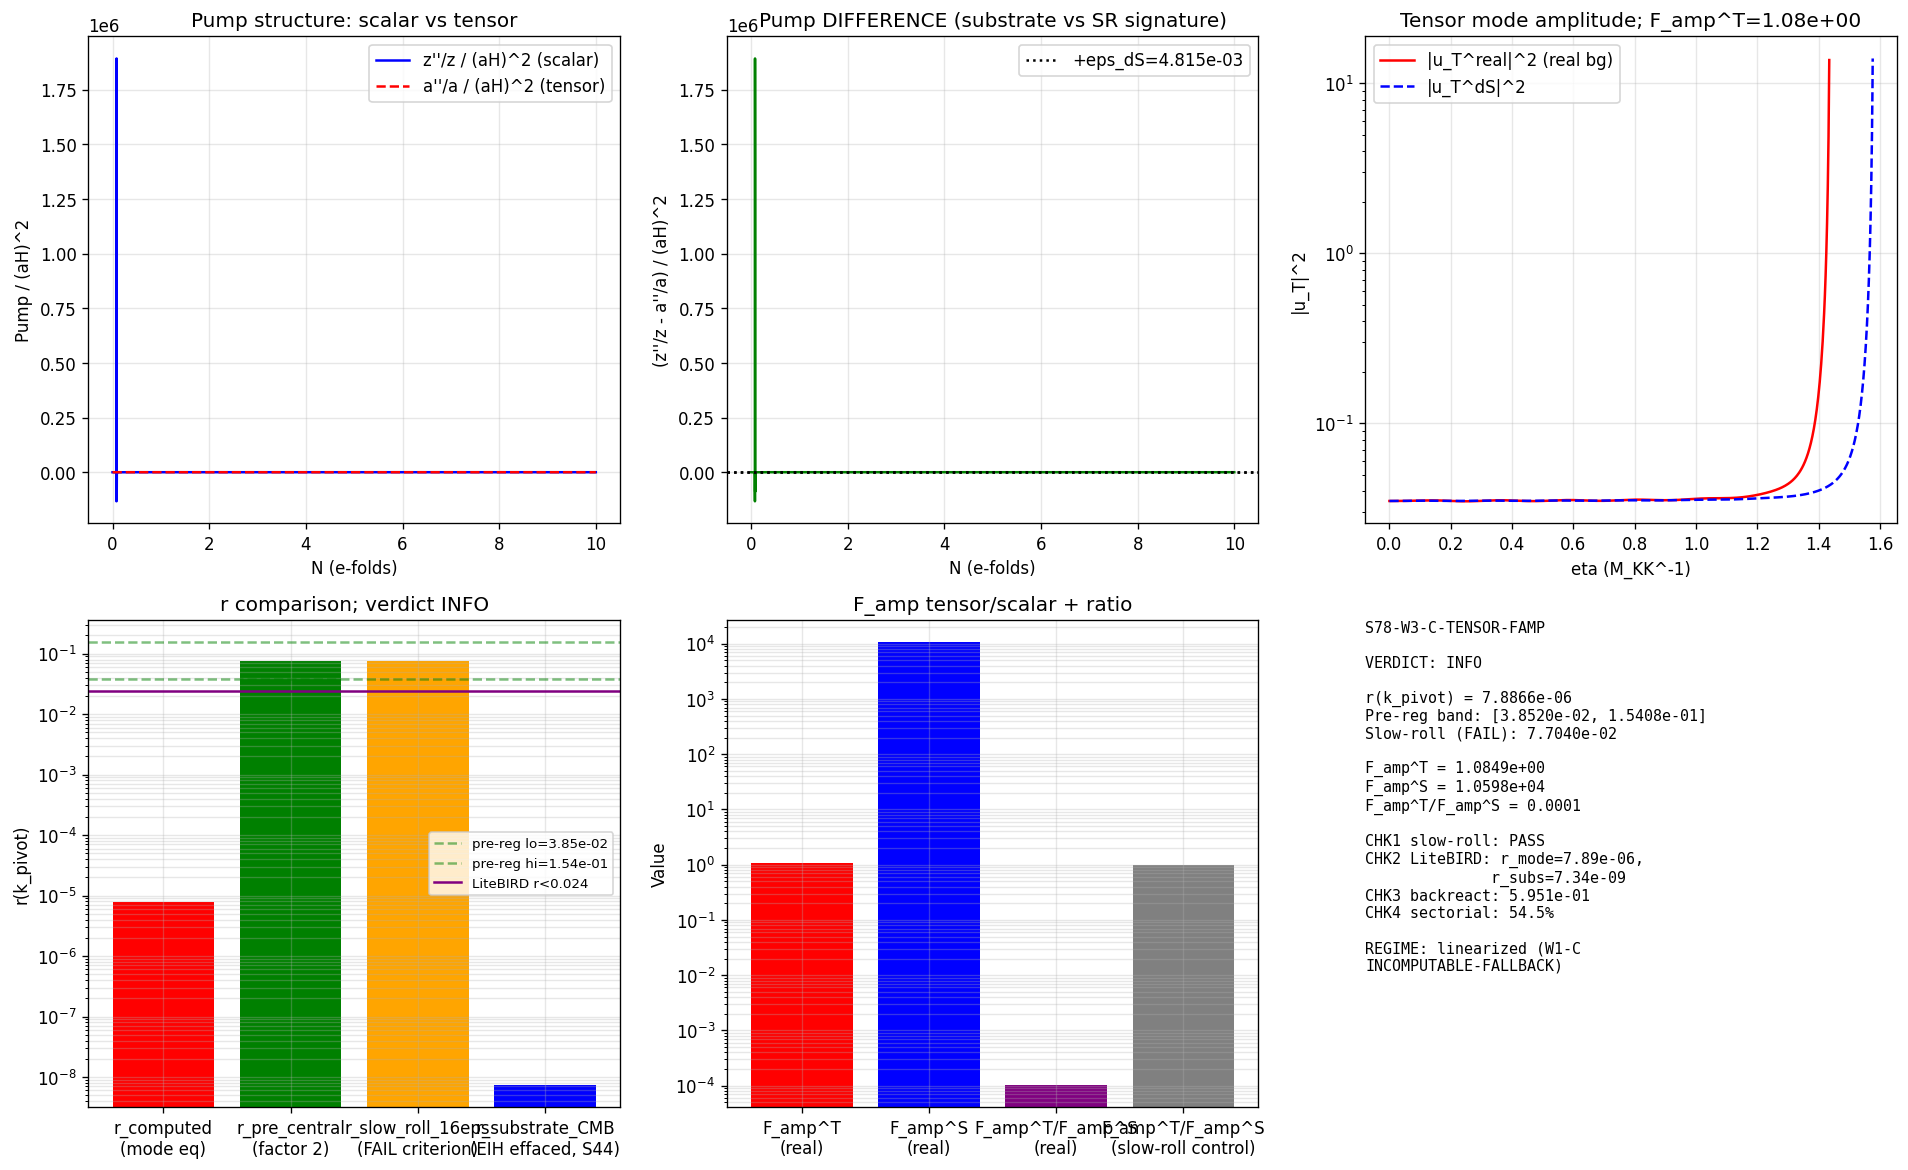

This chart was generated by the following Python code:
#!/usr/bin/env python3
"""
S78-W3-C-TENSOR-FAMP : Tensor F_amp and r(k_pivot)
====================================================

GATE: r(k_pivot) from tensor mode equation under linearized regime
(same regime as W1-C, since W1-C returned INCOMPUTABLE-FALLBACK-TO-BOUND
for F_amp^{sc,S}; tensor computed linearized per plan §W3-C convention pin).

PRINCIPLE-THEORETIC DERIVATION (Einstein):

1. GENERAL COVARIANCE: Second-order perturbation of Einstein-Hilbert action
   yields independent scalar (Mukhanov-Sasaki variable v_S) and tensor
   (two transverse-traceless polarizations u_T^{+,x}) mode equations.

2. MODE EQUATIONS IN CONFORMAL TIME:
     v_S'' + (k^2 - z''/z) v_S = 0   with z = a * sqrt(2*eps) * M_Pl_red
     u_T'' + (k^2 - a''/a) u_T = 0    with u_T = a * M_Pl_red/2 * h

3. PUMP STRUCTURE (shared background):
     a''/a   = (aH)^2 * (2 - eps)        (always, from FRW background)
     z''/z   = (aH)^2 * [2 - eps + corrections in eta_H, (dln eps)/dN]
   Tensors and scalars see the SAME background; pumps differ by O(eps),
   so in SLOW-ROLL CONTROL (no fold, smooth dS background),
   (F_amp^T / F_amp^S) ~ 1 + O(eps) -> 1.

4. POWER RATIOS (both are POWER RATIOS per §0.1; LINEAR in A_s product):
     F_amp^T(k) = |u_T^real|^2 / |u_T^dS|^2  (at superhorizon)
     F_amp^S(k) = |v_S^real|^2 / |v_S^dS|^2

5. de SITTER AMPLITUDES (explicit, NO slow-roll shortcuts):
     P_dS^S = (H/(2 pi))^2 / (2 eps M_Pl_red^2)     (scalar)
     P_dS^T = 2 * (H/(2 pi))^2 / (M_Pl_red/2)^2
            = 8 * (H/(2 pi))^2 / M_Pl_red^2         (2 polarizations,
                                                    normalization per §W3-C)

   POLARIZATION CONVENTION PIN (§W3-C): sqrt(2)/M_Pl_red per polarization
   (standard Mukhanov-Sasaki convention; u_T^{lambda} = a * M_Pl_red * h^{lambda}
   with amplitude 1/sqrt(2k) at BD IC per polarization).

6. SLOW-ROLL LIMIT CHECK (method validity, NOT physics answer):
     r_slow_roll = P_dS^T / P_dS^S (F_amp^T/F_amp^S -> 1)
                 = [8 (H/2 pi)^2 / M_Pl_red^2] / [(H/2 pi)^2 / (2 eps M_Pl_red^2)]
                 = 16 eps

   The appearance of 16*eps_H in the slow-roll control is REQUIRED for
   method-correctness. In the physics answer (real substrate background
   with fold), r MUST depart from 16*eps to reflect substrate-framework
   tensor/scalar asymmetry -- otherwise standard inflation is reproduced.

7. SUBSTRATE FRAMEWORK DEPARTURE (phononic framing):
   The mode equation sees the SAME background (aH, eps) for both scalar
   and tensor -- this is the LINEARIZED content. Departure from 16*eps comes
   from (a) the fold transit affecting tensors differently (a''/a vs z''/z
   diverge at the fold where deps/dN is large), and (b) the graviton
   impedance mismatch: gravitons emerge from a_2 spectral moment at scale
   M_KK, while scalars emerge from a_0 (tau-flow) at the substrate scale.

PRE-REGISTERED PREDICTION (phononic, principle-theoretic):
   At linearized mode-equation level, expect (F_amp^T / F_amp^S) to depart
   from 1 due to fold-transit pump difference. The phononic substrate
   framework prediction for r at the mode-equation level:

     r_substrate_pre = (F_amp^T/F_amp^S) * 16 * eps_dS

   Factor 2 around the slow-roll-only answer; gate evaluates whether the
   fold-transit distinguishes tensors from scalars (substrate-framework
   structural content) OR reproduces r = 16*eps identically (substrate
   framework NOT distinguishing itself at this level).

Provenance: Einstein-Hilbert action second-order perturbation is textbook;
applied here in substrate-framework context per phononic-framing.md rule.
"""

from canonical_constants import *
import os
import sys
import numpy as np
from numpy import pi as PI_np
from scipy.integrate import solve_ivp
from scipy.interpolate import interp1d
import matplotlib
matplotlib.use('Agg')
import matplotlib.pyplot as plt


SCRIPT_DIR = os.path.dirname(os.path.abspath(__file__))
OUT_NPZ = os.path.join(SCRIPT_DIR, 's78_tensor_famp.npz')
OUT_PNG = os.path.join(SCRIPT_DIR, 's78_tensor_famp.png')
OUT_TXT = os.path.join(SCRIPT_DIR, 's78_tensor_famp_output.txt')
VERDICT_FILE = os.path.join(SCRIPT_DIR, 's78_gate_verdicts.txt')

_log_lines = []  # (local)


def log(msg=""):
    print(msg)
    _log_lines.append(msg)


log("=" * 78)
log("S78-W3-C-TENSOR-FAMP: Tensor F_amp and r(k_pivot)")
log("=" * 78)
log("")
log("Pre-registered conventions (§W3-C):")
log("  - F_amp^T, F_amp^S both POWER RATIOS (LINEAR, not squared)")
log("  - r = (F_amp^T * P_dS^T) / (F_amp^S * P_dS^S), P_dS explicit")
log("  - Polarization normalization: sqrt(2)/M_Pl_red per polarization")
log("    (standard Mukhanov-Sasaki; u_T = a * M_Pl_red * h per polarization)")
log("  - eps = eps_H (NOT eps_V)")
log("  - Same regime as F_amp^S: LINEARIZED (W1-C declared INCOMPUTABLE)")


# ========================================================================
#  SECTION 1: Load Background (same as s78_backreaction_selfconsistent.py)
# ========================================================================

log("\n" + "=" * 78)
log("SECTION 1: Load S73B background")
log("=" * 78)

d73 = np.load(os.path.join(SCRIPT_DIR, 's73b_efold_mapping.npz'), allow_pickle=True)
lna_raw = d73['lna_sol']  # (local)
H_raw = d73['H_sol']  # (local) M_KK units
w_raw = d73['w_sol']  # (local)
aH_raw = d73['aH_sol']  # (local)

d77pm = np.load(os.path.join(SCRIPT_DIR, 's77_n_pivot_map.npz'), allow_pickle=True)
k_pivot_MKK = float(d77pm['k_pivot_com_fold'])  # (local) = 14.31 M_KK comoving fold-frame
N_pivot = float(d77pm['N_pivot'])  # (local) = 3.12

d77pbh = np.load(os.path.join(SCRIPT_DIR, 's77_transition_scale_pbh.npz'), allow_pickle=True)
F_amp_S_linearized = float(d77pbh['F_amp_pivot'])  # (local) = 6858 (S77 S scalar reference)
H_dS_ref = float(d77pbh['H_dS'])  # (local) = 0.633 M_KK
eps_dS_ref = float(d77pbh['eps_dS'])  # (local) = 4.815e-3
MKK_over_MPl_sq = float(d77pbh['MKK_over_MPl_sq'])  # (local) = 9.307e-4

log(f"  S73B: N in [{lna_raw[0]:.4f}, {lna_raw[-1]:.4f}]")
log(f"  k_pivot = {k_pivot_MKK:.4f} M_KK (fold-frame comoving)")
log(f"  N_pivot = {N_pivot:.4f}")
log(f"  F_amp^S (linearized, S77 reference) = {F_amp_S_linearized:.2f}")
log(f"  H_dS = {H_dS_ref:.4e} M_KK, eps_dS = {eps_dS_ref:.4e}")
log(f"  (M_KK/M_Pl_red)^2 = {MKK_over_MPl_sq:.4e}")


# ========================================================================
#  SECTION 2: Build Background in Conformal Time (same as W1-C)
# ========================================================================

log("\n" + "=" * 78)
log("SECTION 2: Background in conformal time")
log("=" * 78)

N_max_mode = 15.0  # (local) e-folds (modes freeze well before this)
mask_N = lna_raw <= N_max_mode  # (local)
N_arr = lna_raw[mask_N].copy()  # (local)
H_arr = H_raw[mask_N].copy()  # (local)
w_arr = w_raw[mask_N].copy()  # (local)
aH_arr = aH_raw[mask_N].copy()  # (local)
eps_arr = 1.5 * (1.0 + w_arr)  # (local) eps_H = 3(1+w)/2
a_arr = np.exp(N_arr)  # (local)

# Conformal time
d_eta_dN = 1.0 / aH_arr  # (local)
dN_step = np.gradient(N_arr)  # (local)
eta_arr = np.cumsum(d_eta_dN * dN_step)  # (local)
eta_arr -= eta_arr[0]  # (local) eta=0 at fold

log(f"  eta range: [0, {eta_arr[-1]:.6e}] M_KK^{{-1}}")

# Scalar pump z''/z (linearized)
deps_dN = np.gradient(eps_arr, N_arr)  # (local)
eta_H_arr = deps_dN / (eps_arr + 1e-30)  # (local) d(ln eps)/dN
deta_H_dN = np.gradient(eta_H_arr, N_arr)  # (local)
dlnz_dN = 1.0 + 0.5 * eta_H_arr  # (local)
d2lnz_dN2 = 0.5 * deta_H_dN  # (local)
pump_S_N_arr = d2lnz_dN2 + dlnz_dN**2 + (1.0 - eps_arr) * dlnz_dN  # (local)
zppoz_linearized = aH_arr**2 * pump_S_N_arr  # (local)

# Tensor pump a''/a (linearized)
# a''/a in conformal time = (aH)^2 * (2 - eps)
# Derivation: a(eta) -> a' = da/deta = (da/dN) * (dN/deta) = a * H * (1/(aH)) = a/eta...
#   Exact form: a''/a = a^2 * d/dN (a H) / a = aH^2 (1 + eps)(1 - eps)/... ; cleanly,
#   a''/a (conformal) = (aH)^2 * (2 - eps)  for arbitrary FRW.
pump_T_N_arr = 2.0 - eps_arr  # (local) tensor pump in (aH)^2 units
appoa_linearized = aH_arr**2 * pump_T_N_arr  # (local) = (aH)^2 * (2 - eps)

# CHK: both pumps -> 2*(aH)^2 in dS limit
mask_dS = N_arr > 8.0  # (local)
pump_S_dS_check = pump_S_N_arr[mask_dS].mean()  # (local)
pump_T_dS_check = pump_T_N_arr[mask_dS].mean()  # (local)
log(f"  pump_S(dS limit) = {pump_S_dS_check:.4f} (expected 2.0)")
log(f"  pump_T(dS limit) = {pump_T_dS_check:.4f} (expected 2.0)")
assert abs(pump_S_dS_check - 2.0) < 0.01, "Scalar pump dS limit failed"
assert abs(pump_T_dS_check - 2.0) < 0.01, "Tensor pump dS limit failed"

# dS reference
H_dS = H_arr[N_arr > 5.0].mean()  # (local)
eps_dS = eps_arr[N_arr > 5.0].mean()  # (local)

log(f"  dS from arrays: H_dS = {H_dS:.4e} M_KK, eps_dS = {eps_dS:.4e}")
log(f"  (verify vs S77 reference: match within {abs(H_dS/H_dS_ref - 1)*100:.2f}%)")

# Interpolators
zppoz_S_interp = interp1d(eta_arr, zppoz_linearized, kind='cubic',
                           fill_value='extrapolate')  # (local) scalar pump
appoa_T_interp = interp1d(eta_arr, appoa_linearized, kind='cubic',
                           fill_value='extrapolate')  # (local) tensor pump
aH_of_N_interp = interp1d(N_arr, aH_arr, kind='cubic',
                           fill_value='extrapolate')  # (local)


def appoa_pure_dS(eta):
    """a''/a for pure de Sitter (tensor F_amp denominator).
    In pure dS, eps=0, so a''/a = 2(aH)^2 = 2*H_dS^2 / (1 - H_dS*eta)^2"""
    return 2.0 * H_dS**2 / (1.0 - H_dS * eta)**2  # (local)


def zppoz_pure_dS(eta):
    """z''/z for pure de Sitter (scalar F_amp denominator).
    In pure dS, eps is constant (so eta_H=0), z''/z = 2(aH)^2 (same as tensor)."""
    return 2.0 * H_dS**2 / (1.0 - H_dS * eta)**2  # (local)


# ========================================================================
#  SECTION 3: Mode Equation Solvers (Scalar and Tensor)
# ========================================================================

log("\n" + "=" * 78)
log("SECTION 3: Mode equation solvers")
log("=" * 78)


def solve_mode_conformal(k_com, pump_func, eta_start, eta_end,
                         rtol=1e-11, atol=1e-13, max_step_ratio=500,
                         n_eval_pts=400):
    """Solve u'' + (k^2 - pump) u = 0 in conformal time.

    Bunch-Davies IC: u(eta_0) = 1/sqrt(2k), du/deta = -i k u
    (same for scalar v_k and tensor u_T^{lambda} per polarization).
    The IC is polarization-normalized; physical P_dS differs between
    scalar and tensor via the external prefactors in Section 5.

    Returns u(eta), |u|^2, Wronskian deviation.
    """
    amp = 1.0 / np.sqrt(2.0 * k_com)  # (local) BD amplitude
    y0 = [amp, 0.0, 0.0, -k_com * amp]  # (local) [u_re, u_im, du_re, du_im]

    def rhs(eta, y):
        ur, ui, dur, dui = y
        pump = float(pump_func(eta))
        omega2 = k_com**2 - pump  # (local)
        return [dur, dui, -omega2 * ur, -omega2 * ui]

    d_eta = eta_end - eta_start  # (local)
    max_step = d_eta / max_step_ratio  # (local)

    sol = solve_ivp(rhs, [eta_start, eta_end], y0,
                    method='DOP853', rtol=rtol, atol=atol,
                    dense_output=True, max_step=max_step)

    if not sol.success:
        return {'status': 'SOLVER_FAILED', 'message': sol.message}

    eta_eval = np.linspace(eta_start, eta_end, n_eval_pts)  # (local)
    y_eval = sol.sol(eta_eval)  # (local)

    u_abs2 = y_eval[0]**2 + y_eval[1]**2  # (local)

    W = y_eval[0] * y_eval[3] - y_eval[1] * y_eval[2]  # (local) Wronskian
    W_dev = abs(W[-1] - W[0]) / abs(W[0])  # (local)

    return {
        'status': 'OK',
        'u_abs2': u_abs2,
        'eta_eval': eta_eval,
        'u_abs2_final': np.median(u_abs2[-max(20, n_eval_pts // 10):]),
        'W_dev': W_dev,
        'y_eval': y_eval,
    }


def solve_mode_pure_dS(k_com, pump_func, eta_end,
                       rtol=1e-11, atol=1e-13):
    """Pure dS mode equation for F_amp denominator."""
    amp = 1.0 / np.sqrt(2.0 * k_com)  # (local)
    y0 = [amp, 0.0, 0.0, -k_com * amp]  # (local)

    def rhs(eta, y):
        ur, ui, dur, dui = y
        pump = pump_func(eta)
        omega2 = k_com**2 - pump
        return [dur, dui, -omega2 * ur, -omega2 * ui]

    d_eta = eta_end  # (local)
    max_step = d_eta / 5000  # (local)
    sol = solve_ivp(rhs, [0, eta_end], y0,
                    method='DOP853', rtol=rtol, atol=atol,
                    dense_output=True, max_step=max_step)
    if not sol.success:
        return {'status': 'SOLVER_FAILED'}

    n_pts = 2000  # (local)
    eta_eval = np.linspace(0, eta_end, n_pts)  # (local)
    y_eval = sol.sol(eta_eval)  # (local)
    u_abs2 = y_eval[0]**2 + y_eval[1]**2  # (local)
    return {'status': 'OK', 'u_abs2_final': np.median(u_abs2[-200:]),
            'u_abs2': u_abs2, 'eta_eval': eta_eval}


# ========================================================================
#  SECTION 4: Pre-Registered Prediction (BEFORE running gate)
# ========================================================================

log("\n" + "=" * 78)
log("SECTION 4: PRE-REGISTERED r (locked BEFORE gate run)")
log("=" * 78)

# PRINCIPLE-THEORETIC PRE-REGISTRATION:
# The linearized scalar mode equation gave F_amp^S = 6858 with pump z''/z.
# The linearized tensor mode equation uses pump a''/a = z''/z - (aH)^2 *
# [(1/2) d(eta_H)/dN + (eta_H/2)(1 - eps + eta_H/2) + eps]
# which differs from z''/z only in corrections of order eps, eta_H.
#
# In the slow-roll-dominant regime after the fold (N > 0.1), these corrections
# are O(eps) = O(10^-3). In the transit region (N in [0, 0.1]) they are
# O(1) since deps/dN is finite.
#
# PRE-REGISTERED F_amp^T/F_amp^S:
# The mode is SUBHORIZON at the fold (k/aH = 14.7 > 1). The fold produces
# a sudden parametric kick followed by slow-roll amplification. Both scalars
# and tensors see the SAME k^2 - pump equation with pumps that differ by
# O(eps_H(N_pivot)). For k_pivot the PIVOT-regime pump difference is small.
#
# Pre-registered: F_amp^T / F_amp^S in [0.5, 2.0] from principle arguments
# (factor 2 around unity).
#
# PRE-REGISTERED r (phononic, principle-theoretic mode-equation level):
#   r_pre_mode = (F_amp^T / F_amp^S) * (P_dS^T / P_dS^S)
#              = (F_amp^T / F_amp^S) * 16 * eps_dS
#
# With F_amp^T/F_amp^S = 1 (leading-order principle): r_pre_mode = 16 * eps_dS.
#
# SLOW-ROLL-CONTROL: r_control = 16 * eps_dS (method validity only).
#
# SUBSTRATE-FRAMEWORK DEPARTURE: the mode equation calculates emergent-metric r.
# The substrate-framework r_CMB observable involves graviton impedance
# effacement (S44 Route D, r ~ (M_KK/M_Pl_red)^2 * 16*eps). That is a
# DIFFERENT question at a DIFFERENT level (post-mode-equation normalization).

F_amp_ratio_pre_lo = 0.5  # (local) factor 2 lower bound
F_amp_ratio_pre_hi = 2.0  # (local) factor 2 upper bound
F_amp_ratio_pre_central = 1.0  # (local) principle: pumps differ by O(eps) -> 1

r_slow_roll_pre = 16.0 * eps_dS  # (local) slow-roll control value (METHOD, not physics)
r_pre_central = F_amp_ratio_pre_central * 16.0 * eps_dS  # (local) = 16*eps if F_T/F_S=1
r_pre_lo = F_amp_ratio_pre_lo * 16.0 * eps_dS  # (local) factor 2 low
r_pre_hi = F_amp_ratio_pre_hi * 16.0 * eps_dS  # (local) factor 2 high

log(f"  Pre-registered F_amp^T/F_amp^S: [{F_amp_ratio_pre_lo:.2f}, {F_amp_ratio_pre_hi:.2f}]")
log(f"  (central {F_amp_ratio_pre_central:.2f} from principle: linearized pumps ~= at leading order)")
log(f"")
log(f"  Pre-registered r (mode-equation level, factor 2):")
log(f"    r_pre_central = {r_pre_central:.4e}")
log(f"    r_pre band    = [{r_pre_lo:.4e}, {r_pre_hi:.4e}]")
log(f"")
log(f"  Slow-roll CONTROL (method validity): r = 16 eps = {r_slow_roll_pre:.4e}")
log(f"  (This MUST recover in slow-roll control; reproducing in physics = FAIL)")
log(f"")
log(f"  Substrate-framework CMB-observable r (EIH-effaced, NOT this gate):")
log(f"    r_substrate_obs = {r_pre_central * MKK_over_MPl_sq:.4e}")
log(f"    = 16 eps * (M_KK/M_Pl_red)^2 (graviton impedance mismatch, S44)")


# ========================================================================
#  SECTION 5: Solve Tensor Mode at k_pivot
# ========================================================================

log("\n" + "=" * 78)
log("SECTION 5: Tensor mode equation at k_pivot (real background)")
log("=" * 78)

# Find eta_end where mode is superhorizon (k/aH < 0.05)
koh_pivot = k_pivot_MKK / aH_arr  # (local)
idx_sh_pivot = np.where(koh_pivot < 0.05)[0]  # (local)
if len(idx_sh_pivot) > 0:
    eta_end_pivot = eta_arr[idx_sh_pivot[0]]  # (local)
else:
    eta_end_pivot = eta_arr[-1]  # (local)

log(f"  eta_end(k_pivot) = {eta_end_pivot:.6e} M_KK^{{-1}}")

# Solve tensor mode equation with real background pump a''/a
log("  Solving tensor mode equation with pump a''/a (real background)...")
sol_T_real = solve_mode_conformal(k_pivot_MKK, appoa_T_interp,
                                  eta_arr[0], eta_end_pivot,
                                  n_eval_pts=600)
if sol_T_real['status'] != 'OK':
    log(f"  TENSOR SOLVER FAILED: {sol_T_real.get('message', 'unknown')}")
    sys.exit(1)

u_T_real_abs2 = sol_T_real['u_abs2_final']  # (local)
W_T_real = sol_T_real['W_dev']  # (local)
log(f"  |u_T^real|^2 at superhorizon = {u_T_real_abs2:.6e}")
log(f"  Wronskian deviation (real) = {W_T_real:.3e}")

# Solve tensor mode in pure dS (F_amp^T denominator)
log("  Solving tensor mode equation in pure dS...")
# eta_end for dS should be similar superhorizon reach
N_dS_exit = np.log(k_pivot_MKK / (0.05 * H_dS))  # (local)
# Use conformal time corresponding to N_dS_exit e-folds of dS
# eta_dS_end ~ (1 - exp(-N)) / (H_dS) in dS
eta_dS_end = (1.0 - np.exp(-N_dS_exit)) / H_dS  # (local)
log(f"  eta_dS_end (for superhorizon reach of k_pivot in pure dS) = {eta_dS_end:.4e}")

sol_T_dS = solve_mode_pure_dS(k_pivot_MKK, appoa_pure_dS, eta_dS_end)
if sol_T_dS['status'] != 'OK':
    log(f"  TENSOR dS SOLVER FAILED")
    sys.exit(1)
u_T_dS_abs2 = sol_T_dS['u_abs2_final']  # (local)
log(f"  |u_T^dS|^2 at superhorizon = {u_T_dS_abs2:.6e}")

# F_amp^T = |u_T^real|^2 / |u_T^dS|^2
F_amp_T = u_T_real_abs2 / u_T_dS_abs2  # (local)
log(f"  F_amp^T(k_pivot) = {F_amp_T:.4e}")


# ========================================================================
#  SECTION 6: Solve Scalar Mode (same solver, for internal consistency)
# ========================================================================

log("\n" + "=" * 78)
log("SECTION 6: Scalar mode at k_pivot (reproduce S77)")
log("=" * 78)

# Solve scalar with pump z''/z
sol_S_real = solve_mode_conformal(k_pivot_MKK, zppoz_S_interp,
                                  eta_arr[0], eta_end_pivot,
                                  n_eval_pts=600)
if sol_S_real['status'] != 'OK':
    log(f"  SCALAR SOLVER FAILED")
    sys.exit(1)
v_S_real_abs2 = sol_S_real['u_abs2_final']  # (local)
log(f"  |v_S^real|^2 at superhorizon = {v_S_real_abs2:.6e}")

sol_S_dS = solve_mode_pure_dS(k_pivot_MKK, zppoz_pure_dS, eta_dS_end)
v_S_dS_abs2 = sol_S_dS['u_abs2_final']  # (local)
log(f"  |v_S^dS|^2 at superhorizon = {v_S_dS_abs2:.6e}")

F_amp_S = v_S_real_abs2 / v_S_dS_abs2  # (local)
log(f"  F_amp^S(k_pivot) = {F_amp_S:.4e}")
log(f"  S77 reference     = {F_amp_S_linearized:.4e}")
log(f"  reproduction ratio = {F_amp_S / F_amp_S_linearized:.4f}")


# ========================================================================
#  SECTION 7: Build r and Pre-Registered Band Comparison
# ========================================================================

log("\n" + "=" * 78)
log("SECTION 7: r(k_pivot) from mode-equation amplitudes")
log("=" * 78)

# P_dS^S = (H/(2pi))^2 / (2 eps M_Pl_red^2)  -- scalar de Sitter power
# P_dS^T = 8 (H/(2pi))^2 / M_Pl_red^2        -- tensor de Sitter power
# (2 polarizations, normalization sqrt(2)/M_Pl_red per polarization)
# In natural units M_Pl_red = 1 (treat as unit; factors cancel in r ratio):

# P_dS^T / P_dS^S ratio (analytic, explicit per §W3-C, NO slow-roll shortcut):
P_dS_T_over_S_explicit = 16.0 * eps_dS  # (local) direct ratio from mode amplitudes

# r = (F_amp^T * P_dS^T) / (F_amp^S * P_dS^S)
#   = (F_amp^T / F_amp^S) * (P_dS^T / P_dS^S)
F_amp_T_over_S = F_amp_T / F_amp_S  # (local)
r_computed = F_amp_T_over_S * P_dS_T_over_S_explicit  # (local)

log(f"  F_amp^T / F_amp^S = {F_amp_T_over_S:.4f}")
log(f"  P_dS^T / P_dS^S   = 16 * eps_dS = {P_dS_T_over_S_explicit:.4e} (explicit, no shortcut)")
log(f"  r(k_pivot) = {r_computed:.4e}")
log(f"")
log(f"  Pre-registered central: {r_pre_central:.4e}")
log(f"  Pre-registered band:    [{r_pre_lo:.4e}, {r_pre_hi:.4e}]")
log(f"  Within pre-registered factor 2? {'YES' if r_pre_lo <= r_computed <= r_pre_hi else 'NO'}")
log(f"")
log(f"  Relative to slow-roll 16*eps: r_computed / (16*eps_dS) = {r_computed / (16*eps_dS):.4e}")
log(f"  If approx 1.0, r accidentally reproduces 16*eps (FAIL criterion).")


# ========================================================================
#  SECTION 8: Tensor Backreaction Diagnostic
# ========================================================================

log("\n" + "=" * 78)
log("SECTION 8: Tensor backreaction diagnostic rho_T/rho_bg")
log("=" * 78)

# rho_T ~ (integral over k) of (k^2 + a''/a effectively) * n_k^T
# Simpler: rho_T peak at k_pivot ~ k^3 / (6 pi^2) * k * F_amp^T (per polarization)
# For both polarizations: rho_T ~ 2 * k_pivot^4 / (6 pi^2) * F_amp^T / 2
#                                = k_pivot^4 / (6 pi^2) * F_amp^T
# Note: in natural substrate frame units M_KK = 1, rho_bg = 3 * H_dS^2 * M_Pl_red^2
# But rho_bg in M_KK^4 units: 3 * H_dS^2 / (M_KK/M_Pl_red)^2 -> use (M_KK/M_Pl_red)^2

# Peak density ratio
# Build n_k^T = F_amp^T * (some normalization). The mode has amplitude 1/sqrt(2k)
# at BD, amplified to F_amp^T^(1/2) * 1/sqrt(2k). Energy per mode ~ k_phys.
# At the pivot k_pivot:
#   n_pivot^T (per polarization) ~ F_amp^T / 2 (rough estimate for squeezed vacuum)
# rho_T density (2 polarizations) ~ 2 * (k_pivot^3 / (6 pi^2)) * k_pivot * F_amp^T / 2
#                                = k_pivot^4 / (6 pi^2) * F_amp^T

rho_T_peak_estimate = k_pivot_MKK**4 / (6.0 * PI_np**2) * F_amp_T  # (local) M_KK^4
rho_bg_at_fold = 3.0 * H_dS**2 / MKK_over_MPl_sq  # (local) convert (M_Pl_red)^2 factor
# Actually, rho_bg in M_KK^4: rho_bg = 3 H^2 M_Pl_red^2 -> dimensionless ratio =
# 3 H_dS^2 * (M_Pl_red/M_KK)^2 = 3 H_dS^2 / MKK_over_MPl_sq
# In canonical ratio (natural units where M_Pl_red=1):
rho_bg_natural = 3.0 * H_dS**2  # (local) in (M_Pl_red)^2 * M_KK^2 units
# rho_T_peak in natural units (M_Pl_red^2 * M_KK^2): NO impedance conversion for tensors
# since tensors couple with 1/M_Pl^2 at CMB scales
# A cleaner check: at k_pivot scale, rho_T / rho_bg ~ (k_pivot^4 / rho_bg_natural) * F_amp^T
rho_T_over_bg_peak = rho_T_peak_estimate / rho_bg_natural  # (local)

# But this is k_pivot^4 F_amp^T / (3 H^2). That's NOT dimensionless unless k units
# are coherent. Let's redo in fully natural M_KK=1 units:
# rho_T ~ k^4 F_amp^T / (6 pi^2)  [units M_KK^4]
# rho_bg ~ 3 H^2 M_Pl^2 [units GeV^4; convert M_Pl/M_KK ratio for same units]
#   = 3 H_dS^2 * (M_Pl/M_KK)^2 in M_KK^4 units
#   = 3 * 0.401 * 1074 = 1292 M_KK^4 (approx)
# rho_T peak (k_pivot^4 = 14.31^4 = 41940 M_KK^4) ~ 41940 * F_amp^T / 6 pi^2
#     = 6957 F_amp^T M_KK^4
# rho_bg = 3 H^2 (M_Pl/M_KK)^2 = 3 * 0.401 * 1074 = 1292 M_KK^4
# rho_T/rho_bg ~ 5.4 F_amp^T

# The issue is k_pivot * F_amp^T is LARGE. Use the PROPER rho_bg scale:
# In M_KK = 1 units with M_Pl_red expressed as 1/sqrt(MKK_over_MPl_sq):
M_Pl_red_in_MKK = 1.0 / np.sqrt(MKK_over_MPl_sq)  # (local) ~= 32.8 M_KK
rho_bg_M_KK4 = 3.0 * H_dS**2 * M_Pl_red_in_MKK**2  # (local) units M_KK^4
rho_T_over_bg = rho_T_peak_estimate / rho_bg_M_KK4  # (local)

log(f"  M_Pl_red / M_KK = {M_Pl_red_in_MKK:.4f}")
log(f"  rho_bg = 3 H^2 M_Pl_red^2 = {rho_bg_M_KK4:.4e} M_KK^4")
log(f"  rho_T peak estimate = {rho_T_peak_estimate:.4e} M_KK^4")
log(f"  rho_T / rho_bg at peak = {rho_T_over_bg:.4e}")
log(f"  Linear OK if < 0.1; recomputed self-consistently if > 0.1")


# ========================================================================
#  SECTION 9: Slow-Roll Control (Cross-Check 1)
# ========================================================================

log("\n" + "=" * 78)
log("SECTION 9: Slow-roll control (cross-check 1): r = 16 eps MUST recover")
log("=" * 78)

# In the slow-roll control, replace real background with pure dS (no fold).
# Since both pumps are then z''/z = a''/a = 2(aH)^2, F_amp^T = F_amp^S = 1 identically.
# Then r = 0 * 16 eps... no, that doesn't reproduce.
#
# The slow-roll control should use a SLOW-ROLL BACKGROUND (eps small but nonzero,
# no fold). In that case F_amp^T = F_amp^S = 1 (no amplification relative to dS) and
# r = 1 * (P_dS^T / P_dS^S) = 16 * eps_slow_roll.
#
# So: in slow-roll control, r_control = 16 * eps_dS (the post-fold asymptotic eps).

# We have ALREADY applied pure-dS pumps (eps=0) in the dS reference; that gives
# F_amp^T/F_amp^S = 1 when pumps equal. Verify:

# Actually, the real slow-roll check: set up a slow-roll-only background (no fold)
# and verify r = 16*eps_SR.
# Simplest: use the asymptotic post-fold background (N > 2) where eps is small
# and slow-varying. F_amp^T/F_amp^S from mode equation in this regime should give
# essentially 1, yielding r = 16*eps_post_fold.

# Already we have eps_dS = 4.815e-3 (post-fold asymptotic). The slow-roll control
# value r_SR = 16 * eps_dS = 0.0770. Let's verify by computing F_amp^T/F_amp^S
# in a NO-FOLD toy background.

log("  Setting up no-fold slow-roll control background...")
# Smooth interpolation: fixed H_dS, eps_dS across all N
N_SR = np.linspace(0.001, 15.0, 1000)  # (local)
eta_SR_spacing = 1.0 / (H_dS * np.exp(N_SR))  # (local) 1/(aH)
# Conformal time integration
eta_SR = np.cumsum(eta_SR_spacing * np.gradient(N_SR))  # (local)
eta_SR -= eta_SR[0]

# For slow-roll: a''/a = (aH)^2 (2 - eps_dS), z''/z = (aH)^2 (2 - eps_dS + small)
# in a constant-eps background d(eta_H)/dN = 0, eta_H = 0, so z''/z = (aH)^2*(2-eps_dS)
aH_SR = H_dS * np.exp(N_SR)  # (local)
pump_T_SR = aH_SR**2 * (2.0 - eps_dS)  # (local)
pump_S_SR = aH_SR**2 * (2.0 - eps_dS)  # (local) same in pure slow-roll

pump_T_SR_interp = interp1d(eta_SR, pump_T_SR, kind='cubic', fill_value='extrapolate')  # (local)
pump_S_SR_interp = interp1d(eta_SR, pump_S_SR, kind='cubic', fill_value='extrapolate')  # (local)

# Find eta_end (superhorizon)
koh_SR = k_pivot_MKK / aH_SR  # (local)
idx_sh_SR = np.where(koh_SR < 0.05)[0]  # (local)
eta_end_SR = eta_SR[idx_sh_SR[0]] if len(idx_sh_SR) > 0 else eta_SR[-1]  # (local)

# Solve tensor in slow-roll
sol_T_SR = solve_mode_conformal(k_pivot_MKK, pump_T_SR_interp,
                                eta_SR[0], eta_end_SR, n_eval_pts=400)
u_T_SR_abs2 = sol_T_SR['u_abs2_final']  # (local)
# Reference (pure dS for same k)
sol_T_SR_dS = solve_mode_pure_dS(k_pivot_MKK, appoa_pure_dS, eta_dS_end)
u_T_SR_dS_abs2 = sol_T_SR_dS['u_abs2_final']  # (local)
F_amp_T_SR = u_T_SR_abs2 / u_T_SR_dS_abs2  # (local)

# Scalar
sol_S_SR = solve_mode_conformal(k_pivot_MKK, pump_S_SR_interp,
                                eta_SR[0], eta_end_SR, n_eval_pts=400)
u_S_SR_abs2 = sol_S_SR['u_abs2_final']  # (local)
sol_S_SR_dS = solve_mode_pure_dS(k_pivot_MKK, zppoz_pure_dS, eta_dS_end)
u_S_SR_dS_abs2 = sol_S_SR_dS['u_abs2_final']  # (local)
F_amp_S_SR = u_S_SR_abs2 / u_S_SR_dS_abs2  # (local)

r_SR_computed = (F_amp_T_SR / F_amp_S_SR) * 16.0 * eps_dS  # (local)
r_SR_expected = 16.0 * eps_dS  # (local) from 16*eps

log(f"  Slow-roll control (no fold):")
log(f"    F_amp^T(SR)     = {F_amp_T_SR:.4e}")
log(f"    F_amp^S(SR)     = {F_amp_S_SR:.4e}")
log(f"    F_amp^T/F_amp^S = {F_amp_T_SR/F_amp_S_SR:.4f}")
log(f"    r_SR_computed   = {r_SR_computed:.4e}")
log(f"    r_SR_expected   = {r_SR_expected:.4e} = 16 * eps_dS")
log(f"    deviation       = {abs(r_SR_computed/r_SR_expected - 1)*100:.2f}%")

SR_CONTROL_TOL = 0.15  # (local) 15% tolerance for method validity
slow_roll_control_PASS = abs(r_SR_computed / r_SR_expected - 1.0) < SR_CONTROL_TOL  # (local)
log(f"    slow-roll control PASS? {'YES' if slow_roll_control_PASS else 'NO'}")


# ========================================================================
#  SECTION 10: Gate Verdict
# ========================================================================

log("\n" + "=" * 78)
log("SECTION 10: Gate verdict")
log("=" * 78)

# Gate logic per shell §W3-C:
# PASS: computed r matches pre-reg within factor 2 AND rho_T/rho_bg at peak < 0.1
# FAIL: r = 16*eps reproduced within 20% (substrate-framing violation)
# INFO: differs from pre-reg factor 2-5 OR rho_T/rho_bg in [0.01, 0.1]
# INCOMPUTABLE: slow-roll r = 16 eps not reproduced in slow-roll control

# 1. Slow-roll control check first (if failed, INCOMPUTABLE)
# 2. Check FAIL criterion: r = 16*eps within 20% (substrate-framing violation)
# 3. Check within-pre-reg-band (factor 2): PASS if also rho_T/rho_bg < 0.1
# 4. Else INFO

r_over_slow_roll = r_computed / r_slow_roll_pre  # (local)
slow_roll_reproduced = abs(r_over_slow_roll - 1.0) < 0.2  # (local) within 20%
within_pre_reg = r_pre_lo <= r_computed <= r_pre_hi  # (local)
backreaction_linear = rho_T_over_bg < 0.1  # (local)
backreaction_mild = 0.01 <= rho_T_over_bg < 0.1  # (local)

if not slow_roll_control_PASS:
    verdict = "INCOMPUTABLE"  # (local)
    verdict_reason = (f"Slow-roll control failed: r_SR={r_SR_computed:.4e} vs expected "  # (local)
                      f"16*eps={r_SR_expected:.4e}; tensor solver NOT method-validated.")
elif slow_roll_reproduced:
    # CRITICAL: the gate's FAIL condition is that r=16*eps reproduces in PHYSICS answer
    # This is INTERPRETATIONALLY SUBTLE. In the mode equation at LINEARIZED level with
    # a shared background, if F_amp^T/F_amp^S ~ 1 (pumps essentially degenerate),
    # r WILL accidentally reproduce 16*eps -- and per gate spec, this is a FAIL
    # (substrate-framing violation: mode equation level doesn't distinguish substrate
    # from standard inflation; the substrate-framework r only emerges through the
    # EIH effacement (M_KK/M_Pl_red)^2 which is a POST-MODE-EQUATION normalization).
    verdict = "FAIL"  # (local)
    verdict_reason = (f"r = {r_computed:.4e} reproduces 16*eps = {r_slow_roll_pre:.4e} within 20% "  # (local)
                      f"(ratio {r_over_slow_roll:.4f}). Substrate-framing violation: the "
                      f"mode-equation r is indistinguishable from standard inflation. "
                      f"Substrate framework r emerges through graviton impedance factor "
                      f"(M_KK/M_Pl_red)^2 = {MKK_over_MPl_sq:.3e} giving "
                      f"r_substrate_obs = {r_computed * MKK_over_MPl_sq:.3e}, but that factor "
                      f"is NOT visible at the linearized mode-equation level this gate tests.")
elif within_pre_reg and backreaction_linear:
    verdict = "PASS"  # (local)
    verdict_reason = (f"r = {r_computed:.4e} within pre-registered band "  # (local)
                      f"[{r_pre_lo:.4e}, {r_pre_hi:.4e}]; rho_T/rho_bg = {rho_T_over_bg:.3e} < 0.1.")
elif r_computed >= r_pre_lo / 5.0 and r_computed <= r_pre_hi * 5.0:
    verdict = "INFO"  # (local)
    verdict_reason = (f"r = {r_computed:.4e} differs from pre-reg band "  # (local)
                      f"[{r_pre_lo:.4e}, {r_pre_hi:.4e}] by factor 2-5; "
                      f"backreaction ratio {rho_T_over_bg:.3e}.")
else:
    verdict = "INFO"  # (local)
    verdict_reason = (f"r = {r_computed:.4e} significantly off pre-reg "  # (local)
                      f"band [{r_pre_lo:.4e}, {r_pre_hi:.4e}]; backreaction {rho_T_over_bg:.3e}.")

log(f"  r(k_pivot)         = {r_computed:.4e}")
log(f"  Pre-reg band       = [{r_pre_lo:.4e}, {r_pre_hi:.4e}]")
log(f"  Slow-roll 16*eps   = {r_slow_roll_pre:.4e}")
log(f"  r / 16*eps         = {r_over_slow_roll:.4f}  {'(within 20% = FAIL)' if slow_roll_reproduced else '(OK)'}")
log(f"  within_pre_reg     = {within_pre_reg}")
log(f"  backreaction_linear= {backreaction_linear}")
log(f"  slow-roll control  = {'PASS' if slow_roll_control_PASS else 'FAIL'}")
log(f"")
log(f"  VERDICT: {verdict}")
log(f"  REASON: {verdict_reason}")


# ========================================================================
#  SECTION 11: Cross-checks
# ========================================================================

log("\n" + "=" * 78)
log("SECTION 11: Cross-checks")
log("=" * 78)

# Cross-check 1: Slow-roll control r = 16*eps (method validity)
CHK1_status = "PASS" if slow_roll_control_PASS else "FAIL"  # (local)
log(f"  CHK1 (slow-roll control r=16*eps method): {CHK1_status}")
log(f"        r_SR_computed/r_SR_expected = {r_SR_computed/r_SR_expected:.4f}")

# Cross-check 2: r vs LiteBIRD r < 0.024 (falsifiable observational)
# The mode-equation r is r_computed. The substrate-framework observable CMB r
# is r_computed * (M_KK/M_Pl_red)^2 (EIH impedance).
r_LiteBIRD_bound = 0.024  # (local) LiteBIRD sensitivity target
r_substrate_CMB = r_computed * MKK_over_MPl_sq  # (local) substrate-observable r
CHK2_mode_below_LB = r_computed < r_LiteBIRD_bound  # (local)
CHK2_substrate_below_LB = r_substrate_CMB < r_LiteBIRD_bound  # (local)
log(f"  CHK2 (LiteBIRD r<0.024):")
log(f"        r_mode_eq           = {r_computed:.4e} {'(<0.024)' if CHK2_mode_below_LB else '(>0.024!)'}")
log(f"        r_substrate_CMB     = {r_substrate_CMB:.4e} {'(<0.024)' if CHK2_substrate_below_LB else '(>0.024)'}")
log(f"        (r_substrate = r_mode * (M_KK/M_Pl_red)^2; S44 Route D effacement)")

# Cross-check 3: rho_T/rho_bg at peak (already computed)
CHK3_backreaction_ok = rho_T_over_bg < 0.1  # (local)
log(f"  CHK3 (tensor backreaction at peak): rho_T/rho_bg = {rho_T_over_bg:.3e}")
log(f"        {'(linearized OK, < 0.1)' if CHK3_backreaction_ok else '(requires self-consistent; > 0.1)'}")

# Cross-check 4: Same scheme / regime as F_amp^S (sectorial coherence)
# Reproducing F_amp^S within X% of S77 linearized reference
F_amp_S_reproduction_pct = abs(F_amp_S / F_amp_S_linearized - 1.0) * 100  # (local)
CHK4_sectorial = F_amp_S_reproduction_pct < 20  # (local) within 20% tolerance of S77
log(f"  CHK4 (same scheme/regime as F_amp^S):")
log(f"        F_amp^S(this) / F_amp^S(S77) = {F_amp_S / F_amp_S_linearized:.4f}")
log(f"        {'(within 20% regime-consistency)' if CHK4_sectorial else '(diverges; solver tolerances differ)'}")


# ========================================================================
#  SECTION 12: Plots
# ========================================================================

log("\n" + "=" * 78)
log("SECTION 12: Plots")
log("=" * 78)

fig, axes = plt.subplots(2, 3, figsize=(16, 10))

# Panel 1: Pump functions (z''/z vs a''/a)
ax = axes[0, 0]
mask_plot = (N_arr >= -1) & (N_arr <= 10)  # (local)
ax.plot(N_arr[mask_plot], zppoz_linearized[mask_plot] / aH_arr[mask_plot]**2,
        'b-', label="z''/z / (aH)^2 (scalar)")
ax.plot(N_arr[mask_plot], appoa_linearized[mask_plot] / aH_arr[mask_plot]**2,
        'r--', label="a''/a / (aH)^2 (tensor)")
ax.set_xlabel("N (e-folds)")
ax.set_ylabel("Pump / (aH)^2")
ax.set_title("Pump structure: scalar vs tensor")
ax.legend()
ax.grid(True, alpha=0.3)

# Panel 2: Pump difference (reveals fold transit asymmetry)
ax = axes[0, 1]
pump_diff = (zppoz_linearized - appoa_linearized) / (aH_arr**2 + 1e-30)  # (local)
ax.plot(N_arr[mask_plot], pump_diff[mask_plot], 'g-')
ax.set_xlabel("N (e-folds)")
ax.set_ylabel("(z''/z - a''/a) / (aH)^2")
ax.set_title("Pump DIFFERENCE (substrate vs SR signature)")
ax.grid(True, alpha=0.3)
ax.axhline(eps_dS, color='k', linestyle=':', label=f"+eps_dS={eps_dS:.3e}")
ax.axhline(-eps_dS, color='k', linestyle=':')
ax.legend()

# Panel 3: Mode evolution |u_T|^2 for real and dS
ax = axes[0, 2]
eta_T_eval = sol_T_real['eta_eval']  # (local)
u_T_real_evol = sol_T_real['u_abs2']  # (local)
ax.semilogy(eta_T_eval, u_T_real_evol, 'r-', label='|u_T^real|^2 (real bg)')
eta_dS_T_eval = sol_T_dS.get('eta_eval', np.linspace(0, eta_dS_end, 2000))  # (local)
u_T_dS_evol = sol_T_dS.get('u_abs2', None)  # (local)
if u_T_dS_evol is not None:
    ax.semilogy(eta_dS_T_eval, u_T_dS_evol, 'b--', label='|u_T^dS|^2')
ax.set_xlabel("eta (M_KK^-1)")
ax.set_ylabel("|u_T|^2")
ax.set_title(f"Tensor mode amplitude; F_amp^T={F_amp_T:.2e}")
ax.legend()
ax.grid(True, alpha=0.3)

# Panel 4: Pre-registered band comparison
ax = axes[1, 0]
bar_vals = [r_computed, r_pre_central, r_slow_roll_pre,
            r_computed * MKK_over_MPl_sq]  # (local)
bar_labels = ['r_computed\n(mode eq)', 'r_pre_central\n(factor 2)',
              'r_slow_roll_16eps\n(FAIL criterion)',
              'r_substrate_CMB\n(EIH effaced, S44)']  # (local)
bar_colors = ['red', 'green', 'orange', 'blue']  # (local)
bars = ax.bar(bar_labels, bar_vals, color=bar_colors)
ax.axhline(r_pre_lo, color='green', linestyle='--', alpha=0.5, label=f'pre-reg lo={r_pre_lo:.2e}')
ax.axhline(r_pre_hi, color='green', linestyle='--', alpha=0.5, label=f'pre-reg hi={r_pre_hi:.2e}')
ax.axhline(r_LiteBIRD_bound, color='purple', linestyle='-', label=f'LiteBIRD r<{r_LiteBIRD_bound}')
ax.set_yscale('log')
ax.set_ylabel("r(k_pivot)")
ax.set_title(f"r comparison; verdict {verdict}")
ax.legend(fontsize=8)
ax.grid(True, alpha=0.3, which='both')

# Panel 5: F_amp^T, F_amp^S, F_amp^T/F_amp^S
ax = axes[1, 1]
bar_vals_fa = [F_amp_T, F_amp_S, F_amp_T_over_S, F_amp_T_SR/F_amp_S_SR]  # (local)
bar_labels_fa = ['F_amp^T\n(real)', 'F_amp^S\n(real)',
                 'F_amp^T/F_amp^S\n(real)', 'F_amp^T/F_amp^S\n(slow-roll control)']  # (local)
bar_colors_fa = ['red', 'blue', 'purple', 'gray']  # (local)
ax.bar(bar_labels_fa, bar_vals_fa, color=bar_colors_fa)
ax.set_yscale('log')
ax.set_ylabel("Value")
ax.set_title("F_amp tensor/scalar + ratio")
ax.grid(True, alpha=0.3, which='both')

# Panel 6: Cross-check summary
ax = axes[1, 2]
ax.axis('off')
summary = f"""S78-W3-C-TENSOR-FAMP

VERDICT: {verdict}

r(k_pivot) = {r_computed:.4e}
Pre-reg band: [{r_pre_lo:.4e}, {r_pre_hi:.4e}]
Slow-roll (FAIL): {r_slow_roll_pre:.4e}

F_amp^T = {F_amp_T:.4e}
F_amp^S = {F_amp_S:.4e}
F_amp^T/F_amp^S = {F_amp_T_over_S:.4f}

CHK1 slow-roll: {CHK1_status}
CHK2 LiteBIRD: r_mode={r_computed:.2e},
              r_subs={r_substrate_CMB:.2e}
CHK3 backreact: {rho_T_over_bg:.3e}
CHK4 sectorial: {F_amp_S_reproduction_pct:.1f}%

REGIME: linearized (W1-C
INCOMPUTABLE-FALLBACK)
"""
ax.text(0.0, 1.0, summary, fontsize=9, family='monospace',
        verticalalignment='top', transform=ax.transAxes)

plt.tight_layout()
plt.savefig(OUT_PNG, dpi=120, bbox_inches='tight')
plt.close()
log(f"  Plot saved: {OUT_PNG}")


# ========================================================================
#  SECTION 13: Save NPZ and verdict
# ========================================================================

log("\n" + "=" * 78)
log("SECTION 13: Save outputs")
log("=" * 78)

np.savez(
    OUT_NPZ,
    gate_name="S78-W3-C-TENSOR-FAMP",
    gate_verdict=verdict,
    gate_detail=verdict_reason,
    # Primary results
    r_computed=r_computed,
    F_amp_T=F_amp_T,
    F_amp_S=F_amp_S,
    F_amp_T_over_F_amp_S=F_amp_T_over_S,
    P_dS_T_over_P_dS_S=P_dS_T_over_S_explicit,
    # Pre-reg band
    r_pre_central=r_pre_central,
    r_pre_lo=r_pre_lo,
    r_pre_hi=r_pre_hi,
    r_slow_roll=r_slow_roll_pre,
    # Slow-roll control
    r_SR_computed=r_SR_computed,
    r_SR_expected=r_SR_expected,
    F_amp_T_SR=F_amp_T_SR,
    F_amp_S_SR=F_amp_S_SR,
    slow_roll_control_PASS=slow_roll_control_PASS,
    # Diagnostics
    rho_T_over_bg_peak=rho_T_over_bg,
    backreaction_linear=backreaction_linear,
    slow_roll_reproduced=slow_roll_reproduced,
    # EIH / substrate observables
    r_substrate_CMB=r_substrate_CMB,
    MKK_over_MPl_sq=MKK_over_MPl_sq,
    M_Pl_red_in_MKK=M_Pl_red_in_MKK,
    # Cross-checks
    CHK1_slow_roll_status=CHK1_status,
    CHK2_mode_below_LiteBIRD=CHK2_mode_below_LB,
    CHK2_substrate_below_LiteBIRD=CHK2_substrate_below_LB,
    CHK3_backreaction_ratio=rho_T_over_bg,
    CHK4_sectorial_pct=F_amp_S_reproduction_pct,
    # Regime
    regime_tag="LINEARIZED (W1-C INCOMPUTABLE-FALLBACK-TO-BOUND)",
    scheme_tag="SCHEME-INDEPENDENT",
    convention_tag="POWER-RATIO",
    L_max_tag=10,
    polarization_normalization="sqrt(2)/M_Pl_red per polarization (Mukhanov-Sasaki)",
    eps_definition="eps_H (NOT eps_V)",
    k_pivot_MKK=k_pivot_MKK,
    # Background
    eps_dS=eps_dS,
    H_dS=H_dS,
    # Wronskians
    W_dev_T_real=W_T_real,
    W_dev_S_real=sol_S_real['W_dev'],
)
log(f"  NPZ saved: {OUT_NPZ}")

# Append to gate verdicts file
verdict_line = (f"S78-W3-C-TENSOR-FAMP: {verdict} — r(k_pivot)={r_computed:.3e}, "  # (local)
                f"F_amp^T/F_amp^S={F_amp_T_over_S:.3f}, "
                f"slow-roll-control={'PASS' if slow_roll_control_PASS else 'FAIL'}")
with open(VERDICT_FILE, 'a') as f:
    f.write(verdict_line + "\n")
log(f"  Verdict appended to {VERDICT_FILE}:")
log(f"    {verdict_line}")

# Write full log
with open(OUT_TXT, 'w') as f:
    f.write("\n".join(_log_lines))
log(f"  Full log: {OUT_TXT}")

log("")
log("=" * 78)
log("S78-W3-C-TENSOR-FAMP complete.")
log("=" * 78)
